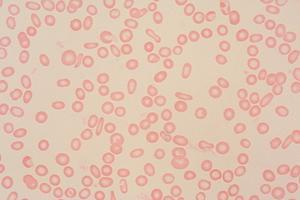
#> input picture train/106572.jpg, 300 x 200 px, given as the content of the folder public/images, which was not available
$ python main.py   (older library calls are emulated)
#> lines starting #> are read from the running program, lines starting #| are printed output that depends on the picture; after the words box and inside, x2 and y2 are one past the last pixel; in counts of white or black regions, pixels touching at a corner belong together; pictures that were not available may be replaced by others from this repository, and a replacement may not be noted
import os, sys, glob, random, cv2, numpy


for infile in glob.glob("public/images/*.[jJ][pP][gG]")+glob.glob("public/images/*.[jJ][pP][eE][gG]"):
	f = open('source_info.txt', 'a')
	#We first process the filename and determine the label value
	label_val = 0
	if infile[infile.rfind('.')-1] == '0':
		label_val = 0
	else:
		label_val = 1
	#Next we read the image and display it
	an_image = cv2.imread(infile, 1)  # read the image
#> an_image is the input picture: shape (200, 300, 3); mean B, G, R 176.3, 193.9, 226.1
	cv2.namedWindow(infile,cv2.WINDOW_NORMAL)
	cv2.imshow(infile,an_image) # display the image in the window already declared
	cv2.waitKey(3000)                   # wait for the user to press a key
	cv2.destroyAllWindows()
	'''
	while True:
		stain_type = raw_input("Please enter the stain type for "+infile+" : RBC or WBC or none : ... ")
		if stain_type == "RBC" :
			break
		if stain_type == "rbc" :
			stain_type = "RBC"
			break
		if stain_type == "WBC":
			break
		if stain_type == "wbc":
			stain_type = "WBC"
			break
		if stain_type == "none":
			break
		print("Invalid input ..",stain_type," Please enter the stain type again (RBC/WBC/none)... ")
	# end of while loop
	if stain_type == "none":
		continue
	# end of if
	'''
	stain_type = "WBC" #for debugging we have shorted it out
	# We start the actual processing of the image to extract data from it
	blur_image = cv2.medianBlur(an_image, 5)
	edges = cv2.Canny(blur_image, 25, 60)
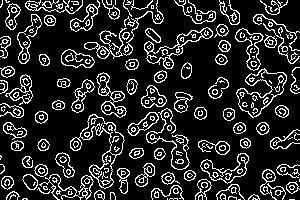
#> edges: shape (200, 300); 16.5% white in thin lines or dots
	ret,thresh = cv2.threshold(edges,127,255,0)
	_,contours,_ = cv2.findContours(thresh,cv2.RETR_TREE,cv2.CHAIN_APPROX_SIMPLE)
#> contours = 426 contours, 251 with area under 20; largest, box (x1, y1, x2, y2) and area: (70, 114, 125, 189) 1326, (236, 68, 287, 118) 1158, (236, 69, 287, 118) 1076, (144, 27, 213, 69) 822, (80, 114, 125, 156) 605
	#The generated image will show a very large number of sub countours representing the main object.
	#We now run a clustering algorithm that combines all contours with following logic : (Thanks to Will Stewart post in OpenCV forum)

	for i in range(0,len(contours)):
		area = cv2.contourArea(contours[i])
		if area < 30:
			cv2.drawContours(an_image,contours,i,(0,255,0),1)
		else :
			cv2.drawContours(an_image, contours, i, (0, 255, 0), 2)
#> this loop made 426 passes
#> area on passes 12, 20, 22: 20.5, 21, 21.5
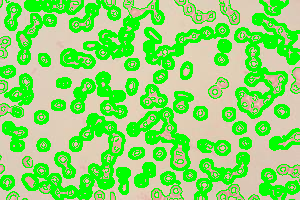
#> an_image: shape (200, 300, 3); mean B, G, R 109.1, 221, 136.6

	cv2.namedWindow("circles", cv2.WINDOW_NORMAL)
	cv2.imshow("circles", an_image)

	cv2.waitKey(7000)
	cv2.destroyAllWindows()

	height_width = an_image.size  #get the image height and width
#> height_width = 180000
	f.write(infile+" "+str(label_val)+" "+stain_type+" "+str(height_width)+"\n")
	#print ("debug : wrote "+infile+" "+str(label_val)+" "+stain_type+" "+str(height_width)+"\n")
f.close()

$ run again, on train/110824.jpg
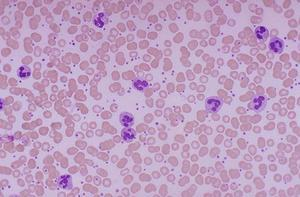
#> input picture train/110824.jpg, 300 x 197 px, given as the content of the folder public/images, which was not available
#> an_image is the input picture: shape (197, 300, 3); mean B, G, R 193.4, 159, 191
#> `edges = cv2.Canny(blur_image, 25, 60)`:
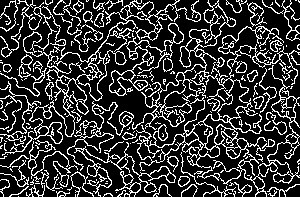
#> edges: shape (197, 300); 21.6% white in thin lines or dots
#> contours = 313 contours, 193 with area under 20; largest, box (x1, y1, x2, y2) and area: (132, 0, 300, 197) 5408, (2, 0, 201, 156) 2083, (109, 23, 184, 96) 860, (74, 142, 176, 197) 772, (217, 79, 249, 123) 548
#> the loop `for i in range(0,len(contours)):` made 313 passes
#> area on passes 19, 20, 26: 68.5, 53.5, 85.5
#> after the loop `for i in range(0,len(contours)):`:
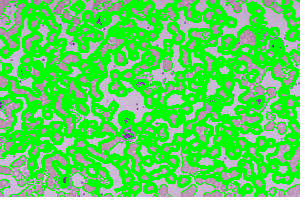
#> an_image: shape (197, 300, 3); mean B, G, R 86.8, 213.7, 85.7
